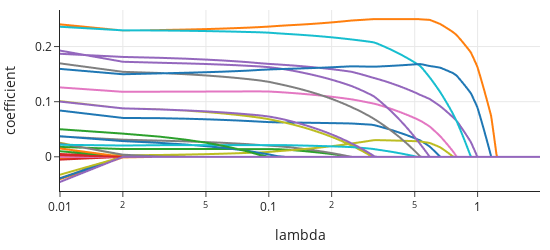

Notebook source saved alongside this figure:
### Markdown cell above
For each feature, we can overlay a line plot of the coefficient against $ \lambda $.

### Code cell
col_names = ["x" + str(v)
            for v in np.arange(1,36,1)]

coefs_df = pd.DataFrame(coefs, columns=col_names )

coefs_df[["lambda"]] = alphas 
coefs_long = pd.melt(coefs_df, id_vars='lambda', value_vars=col_names)


fig = px.line(coefs_long, x="lambda", y="value", color='variable', log_x=True)
fig.update_layout(showlegend=False, width=550, height=250,
                 yaxis_title="coefficient")
fig.show()

### Figure 1 — Plotly figure (JSON) as saved in the notebook; plotly's stock layout.template omitted (floating-point values rounded to 4 significant figures; data arrays with more than 128 entries replaced by an {"elided": "..."} marker saying what was removed)
{"data": [{"hovertemplate": "variable=x1<br>lambda=%{x}<br>value=%{y}<extra></extra>", "legendgroup": "x1", "line": {"color": "#1F77B4", "dash": "solid"}, "marker": {"symbol": "circle"}, "mode": "lines", "name": "x1", "showlegend": true, "type": "scattergl", "x": {"elided": "199 float values"}, "xaxis": "x", "y": {"elided": "199 float values"}, "yaxis": "y"}, {"hovertemplate": "variable=x2<br>lambda=%{x}<br>value=%{y}<extra></extra>", "legendgroup": "x2", "line": {"color": "#FF7F0E", "dash": "solid"}, "marker": {"symbol": "circle"}, "mode": "lines", "name": "x2", "showlegend": true, "type": "scattergl", "x": {"elided": "199 float values"}, "xaxis": "x", "y": {"elided": "199 float values"}, "yaxis": "y"}, {"hovertemplate": "variable=x3<br>lambda=%{x}<br>value=%{y}<extra></extra>", "legendgroup": "x3", "line": {"color": "#2CA02C", "dash": "solid"}, "marker": {"symbol": "circle"}, "mode": "lines", "name": "x3", "showlegend": true, "type": "scattergl", "x": {"elided": "199 float values"}, "xaxis": "x", "y": {"elided": "199 float values"}, "yaxis": "y"}, {"hovertemplate": "variable=x4<br>lambda=%{x}<br>value=%{y}<extra></extra>", "legendgroup": "x4", "line": {"color": "#D62728", "dash": "solid"}, "marker": {"symbol": "circle"}, "mode": "lines", "name": "x4", "showlegend": true, "type": "scattergl", "x": {"elided": "199 float values"}, "xaxis": "x", "y": {"elided": "199 float values"}, "yaxis": "y"}, {"hovertemplate": "variable=x5<br>lambda=%{x}<br>value=%{y}<extra></extra>", "legendgroup": "x5", "line": {"color": "#9467BD", "dash": "solid"}, "marker": {"symbol": "circle"}, "mode": "lines", "name": "x5", "showlegend": true, "type": "scattergl", "x": {"elided": "199 float values"}, "xaxis": "x", "y": {"elided": "199 float values"}, "yaxis": "y"}, {"hovertemplate": "variable=x6<br>lambda=%{x}<br>value=%{y}<extra></extra>", "legendgroup": "x6", "line": {"color": "#8C564B", "dash": "solid"}, "marker": {"symbol": "circle"}, "mode": "lines", "name": "x6", "showlegend": true, "type": "scattergl", "x": {"elided": "199 float values"}, "xaxis": "x", "y": {"elided": "199 int values"}, "yaxis": "y"}, {"hovertemplate": "variable=x7<br>lambda=%{x}<br>value=%{y}<extra></extra>", "legendgroup": "x7", "line": {"color": "#E377C2", "dash": "solid"}, "marker": {"symbol": "circle"}, "mode": "lines", "name": "x7", "showlegend": true, "type": "scattergl", "x": {"elided": "199 float values"}, "xaxis": "x", "y": {"elided": "199 float values"}, "yaxis": "y"}, {"hovertemplate": "variable=x8<br>lambda=%{x}<br>value=%{y}<extra></extra>", "legendgroup": "x8", "line": {"color": "#7F7F7F", "dash": "solid"}, "marker": {"symbol": "circle"}, "mode": "lines", "name": "x8", "showlegend": true, "type": "scattergl", "x": {"elided": "199 float values"}, "xaxis": "x", "y": {"elided": "199 float values"}, "yaxis": "y"}, {"hovertemplate": "variable=x9<br>lambda=%{x}<br>value=%{y}<extra></extra>", "legendgroup": "x9", "line": {"color": "#BCBD22", "dash": "solid"}, "marker": {"symbol": "circle"}, "mode": "lines", "name": "x9", "showlegend": true, "type": "scattergl", "x": {"elided": "199 float values"}, "xaxis": "x", "y": {"elided": "199 float values"}, "yaxis": "y"}, {"hovertemplate": "variable=x10<br>lambda=%{x}<br>value=%{y}<extra></extra>", "legendgroup": "x10", "line": {"color": "#17BECF", "dash": "solid"}, "marker": {"symbol": "circle"}, "mode": "lines", "name": "x10", "showlegend": true, "type": "scattergl", "x": {"elided": "199 float values"}, "xaxis": "x", "y": {"elided": "199 int values"}, "yaxis": "y"}, {"hovertemplate": "variable=x11<br>lambda=%{x}<br>value=%{y}<extra></extra>", "legendgroup": "x11", "line": {"color": "#1F77B4", "dash": "solid"}, "marker": {"symbol": "circle"}, "mode": "lines", "name": "x11", "showlegend": true, "type": "scattergl", "x": {"elided": "199 float values"}, "xaxis": "x", "y": {"elided": "199 float values"}, "yaxis": "y"}, {"hovertemplate": "variable=x12<br>lambda=%{x}<br>value=%{y}<extra></extra>", "legendgroup": "x12", "line": {"color": "#FF7F0E", "dash": "solid"}, "marker": {"symbol": "circle"}, "mode": "lines", "name": "x12", "showlegend": true, "type": "scattergl", "x": {"elided": "199 float values"}, "xaxis": "x", "y": {"elided": "199 float values"}, "yaxis": "y"}, {"hovertemplate": "variable=x13<br>lambda=%{x}<br>value=%{y}<extra></extra>", "legendgroup": "x13", "line": {"color": "#2CA02C", "dash": "solid"}, "marker": {"symbol": "circle"}, "mode": "lines", "name": "x13", "showlegend": true, "type": "scattergl", "x": {"elided": "199 float values"}, "xaxis": "x", "y": {"elided": "199 float values"}, "yaxis": "y"}, {"hovertemplate": "variable=x14<br>lambda=%{x}<br>value=%{y}<extra></extra>", "legendgroup": "x14", "line": {"color": "#D62728", "dash": "solid"}, "marker": {"symbol": "circle"}, "mode": "lines", "name": "x14", "showlegend": true, "type": "scattergl", "x": {"elided": "199 float values"}, "xaxis": "x", "y": {"elided": "199 int values"}, "yaxis": "y"}, {"hovertemplate": "variable=x15<br>lambda=%{x}<br>value=%{y}<extra></extra>", "legendgroup": "x15", "line": {"color": "#9467BD", "dash": "solid"}, "marker": {"symbol": "circle"}, "mode": "lines", "name": "x15", "showlegend": true, "type": "scattergl", "x": {"elided": "199 float values"}, "xaxis": "x", "y": {"elided": "199 float values"}, "yaxis": "y"}, {"hovertemplate": "variable=x16<br>lambda=%{x}<br>value=%{y}<extra></extra>", "legendgroup": "x16", "line": {"color": "#8C564B", "dash": "solid"}, "marker": {"symbol": "circle"}, "mode": "lines", "name": "x16", "showlegend": true, "type": "scattergl", "x": {"elided": "199 float values"}, "xaxis": "x", "y": {"elided": "199 float values"}, "yaxis": "y"}, {"hovertemplate": "variable=x17<br>lambda=%{x}<br>value=%{y}<extra></extra>", "legendgroup": "x17", "line": {"color": "#E377C2", "dash": "solid"}, "marker": {"symbol": "circle"}, "mode": "lines", "name": "x17", "showlegend": true, "type": "scattergl", "x": {"elided": "199 float values"}, "xaxis": "x", "y": {"elided": "199 int values"}, "yaxis": "y"}, {"hovertemplate": "variable=x18<br>lambda=%{x}<br>value=%{y}<extra></extra>", "legendgroup": "x18", "line": {"color": "#7F7F7F", "dash": "solid"}, "marker": {"symbol": "circle"}, "mode": "lines", "name": "x18", "showlegend": true, "type": "scattergl", "x": {"elided": "199 float values"}, "xaxis": "x", "y": {"elided": "199 float values"}, "yaxis": "y"}, {"hovertemplate": "variable=x19<br>lambda=%{x}<br>value=%{y}<extra></extra>", "legendgroup": "x19", "line": {"color": "#BCBD22", "dash": "solid"}, "marker": {"symbol": "circle"}, "mode": "lines", "name": "x19", "showlegend": true, "type": "scattergl", "x": {"elided": "199 float values"}, "xaxis": "x", "y": {"elided": "199 float values"}, "yaxis": "y"}, {"hovertemplate": "variable=x20<br>lambda=%{x}<br>value=%{y}<extra></extra>", "legendgroup": "x20", "line": {"color": "#17BECF", "dash": "solid"}, "marker": {"symbol": "circle"}, "mode": "lines", "name": "x20", "showlegend": true, "type": "scattergl", "x": {"elided": "199 float values"}, "xaxis": "x", "y": {"elided": "199 float values"}, "yaxis": "y"}, {"hovertemplate": "variable=x21<br>lambda=%{x}<br>value=%{y}<extra></extra>", "legendgroup": "x21", "line": {"color": "#1F77B4", "dash": "solid"}, "marker": {"symbol": "circle"}, "mode": "lines", "name": "x21", "showlegend": true, "type": "scattergl", "x": {"elided": "199 float values"}, "xaxis": "x", "y": {"elided": "199 float values"}, "yaxis": "y"}, {"hovertemplate": "variable=x22<br>lambda=%{x}<br>value=%{y}<extra></extra>", "legendgroup": "x22", "line": {"color": "#FF7F0E", "dash": "solid"}, "marker": {"symbol": "circle"}, "mode": "lines", "name": "x22", "showlegend": true, "type": "scattergl", "x": {"elided": "199 float values"}, "xaxis": "x", "y": {"elided": "199 float values"}, "yaxis": "y"}, {"hovertemplate": "variable=x23<br>lambda=%{x}<br>value=%{y}<extra></extra>", "legendgroup": "x23", "line": {"color": "#2CA02C", "dash": "solid"}, "marker": {"symbol": "circle"}, "mode": "lines", "name": "x23", "showlegend": true, "type": "scattergl", "x": {"elided": "199 float values"}, "xaxis": "x", "y": {"elided": "199 int values"}, "yaxis": "y"}, {"hovertemplate": "variable=x24<br>lambda=%{x}<br>value=%{y}<extra></extra>", "legendgroup": "x24", "line": {"color": "#D62728", "dash": "solid"}, "marker": {"symbol": "circle"}, "mode": "lines", "name": "x24", "showlegend": true, "type": "scattergl", "x": {"elided": "199 float values"}, "xaxis": "x", "y": {"elided": "199 float values"}, "yaxis": "y"}, {"hovertemplate": "variable=x25<br>lambda=%{x}<br>value=%{y}<extra></extra>", "legendgroup": "x25", "line": {"color": "#9467BD", "dash": "solid"}, "marker": {"symbol": "circle"}, "mode": "lines", "name": "x25", "showlegend": true, "type": "scattergl", "x": {"elided": "199 float values"}, "xaxis": "x", "y": {"elided": "199 float values"}, "yaxis": "y"}, {"hovertemplate": "variable=x26<br>lambda=%{x}<br>value=%{y}<extra></extra>", "legendgroup": "x26", "line": {"color": "#8C564B", "dash": "solid"}, "marker": {"symbol": "circle"}, "mode": "lines", "name": "x26", "showlegend": true, "type": "scattergl", "x": {"elided": "199 float values"}, "xaxis": "x", "y": {"elided": "199 int values"}, "yaxis": "y"}, {"hovertemplate": "variable=x27<br>lambda=%{x}<br>value=%{y}<extra></extra>", "legendgroup": "x27", "line": {"color": "#E377C2", "dash": "solid"}, "marker": {"symbol": "circle"}, "mode": "lines", "name": "x27", "showlegend": true, "type": "scattergl", "x": {"elided": "199 float values"}, "xaxis": "x", "y": {"elided": "199 int values"}, "yaxis": "y"}, {"hovertemplate": "variable=x28<br>lambda=%{x}<br>value=%{y}<extra></extra>", "legendgroup": "x28", "line": {"color": "#7F7F7F", "dash": "solid"}, "marker": {"symbol": "circle"}, "mode": "lines", "name": "x28", "showlegend": true, "type": "scattergl", "x": {"elided": "199 float values"}, "xaxis": "x", "y": {"elided": "199 float values"}, "yaxis": "y"}, {"hovertemplate": "variable=x29<br>lambda=%{x}<br>value=%{y}<extra></extra>", "legendgroup": "x29", "line": {"color": "#BCBD22", "dash": "solid"}, "marker": {"symbol": "circle"}, "mode": "lines", "name": "x29", "showlegend": true, "type": "scattergl", "x": {"elided": "199 float values"}, "xaxis": "x", "y": {"elided": "199 float values"}, "yaxis": "y"}, {"hovertemplate": "variable=x30<br>lambda=%{x}<br>value=%{y}<extra></extra>", "legendgroup": "x30", "line": {"color": "#17BECF", "dash": "solid"}, "marker": {"symbol": "circle"}, "mode": "lines", "name": "x30", "showlegend": true, "type": "scattergl", "x": {"elided": "199 float values"}, "xaxis": "x", "y": {"elided": "199 float values"}, "yaxis": "y"}, {"hovertemplate": "variable=x31<br>lambda=%{x}<br>value=%{y}<extra></extra>", "legendgroup": "x31", "line": {"color": "#1F77B4", "dash": "solid"}, "marker": {"symbol": "circle"}, "mode": "lines", "name": "x31", "showlegend": true, "type": "scattergl", "x": {"elided": "199 float values"}, "xaxis": "x", "y": {"elided": "199 float values"}, "yaxis": "y"}, {"hovertemplate": "variable=x32<br>lambda=%{x}<br>value=%{y}<extra></extra>", "legendgroup": "x32", "line": {"color": "#FF7F0E", "dash": "solid"}, "marker": {"symbol": "circle"}, "mode": "lines", "name": "x32", "showlegend": true, "type": "scattergl", "x": {"elided": "199 float values"}, "xaxis": "x", "y": {"elided": "199 float values"}, "yaxis": "y"}, {"hovertemplate": "variable=x33<br>lambda=%{x}<br>value=%{y}<extra></extra>", "legendgroup": "x33", "line": {"color": "#2CA02C", "dash": "solid"}, "marker": {"symbol": "circle"}, "mode": "lines", "name": "x33", "showlegend": true, "type": "scattergl", "x": {"elided": "199 float values"}, "xaxis": "x", "y": {"elided": "199 float values"}, "yaxis": "y"}, {"hovertemplate": "variable=x34<br>lambda=%{x}<br>value=%{y}<extra></extra>", "legendgroup": "x34", "line": {"color": "#D62728", "dash": "solid"}, "marker": {"symbol": "circle"}, "mode": "lines", "name": "x34", "showlegend": true, "type": "scattergl", "x": {"elided": "199 float values"}, "xaxis": "x", "y": {"elided": "199 float values"}, "yaxis": "y"}, {"hovertemplate": "variable=x35<br>lambda=%{x}<br>value=%{y}<extra></extra>", "legendgroup": "x35", "line": {"color": "#9467BD", "dash": "solid"}, "marker": {"symbol": "circle"}, "mode": "lines", "name": "x35", "showlegend": true, "type": "scattergl", "x": {"elided": "199 float values"}, "xaxis": "x", "y": {"elided": "199 float values"}, "yaxis": "y"}], "layout": {"height": 250, "legend": {"title": {"text": "variable"}, "tracegroupgap": 0}, "showlegend": false, "width": 550, "xaxis": {"anchor": "y", "autorange": true, "domain": [0, 1], "range": [-2.0, 0.2989], "title": {"text": "lambda"}, "type": "log"}, "yaxis": {"anchor": "x", "autorange": true, "domain": [0, 1], "range": [-0.06202, 0.2663], "title": {"text": "coefficient"}, "type": "linear"}}}
